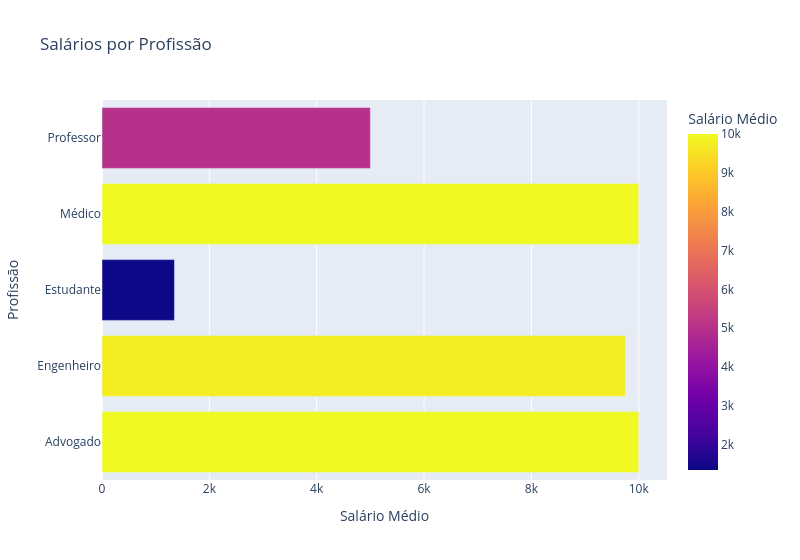

Write notebook code for a chart like this one.
### Markdown cell above
## Gráfico de barras horizontais com os Salários por Profissão

### Code cell
salario_profissao = df.groupby('Profissão')['Salário'].mean().reset_index()

fig = px.bar(salario_profissao, x='Salário', y='Profissão', orientation='h', 
            title='Salários por Profissão',
            labels={'Salário': 'Salário Médio', 'Profissão': 'Profissão'},
            color='Salário', width=800)
fig.show()

### Figure 1 — Plotly figure (JSON) as saved in the notebook; plotly's stock layout.template omitted (floating-point values rounded to 4 significant figures)
{"data": [{"hovertemplate": "Salário Médio=%{marker.color}<br>Profissão=%{y}<extra></extra>", "legendgroup": "", "marker": {"color": [10000.0, 9750.0, 1350.0, 10000.0, 5000.0], "coloraxis": "coloraxis", "pattern": {"shape": ""}}, "name": "", "orientation": "h", "showlegend": false, "textposition": "auto", "type": "bar", "x": [10000.0, 9750.0, 1350.0, 10000.0, 5000.0], "xaxis": "x", "y": ["Advogado", "Engenheiro", "Estudante", "Médico", "Professor"], "yaxis": "y"}], "layout": {"barmode": "relative", "coloraxis": {"colorbar": {"title": {"text": "Salário Médio"}}, "colorscale": [[0, "#0d0887"], [0.1111, "#46039f"], [0.2222, "#7201a8"], [0.3333, "#9c179e"], [0.4444, "#bd3786"], [0.5556, "#d8576b"], [0.6667, "#ed7953"], [0.7778, "#fb9f3a"], [0.8889, "#fdca26"], [1, "#f0f921"]]}, "legend": {"tracegroupgap": 0}, "title": {"text": "Salários por Profissão"}, "width": 800, "xaxis": {"anchor": "y", "domain": [0, 1], "title": {"text": "Salário Médio"}}, "yaxis": {"anchor": "x", "domain": [0, 1], "title": {"text": "Profissão"}}}}
